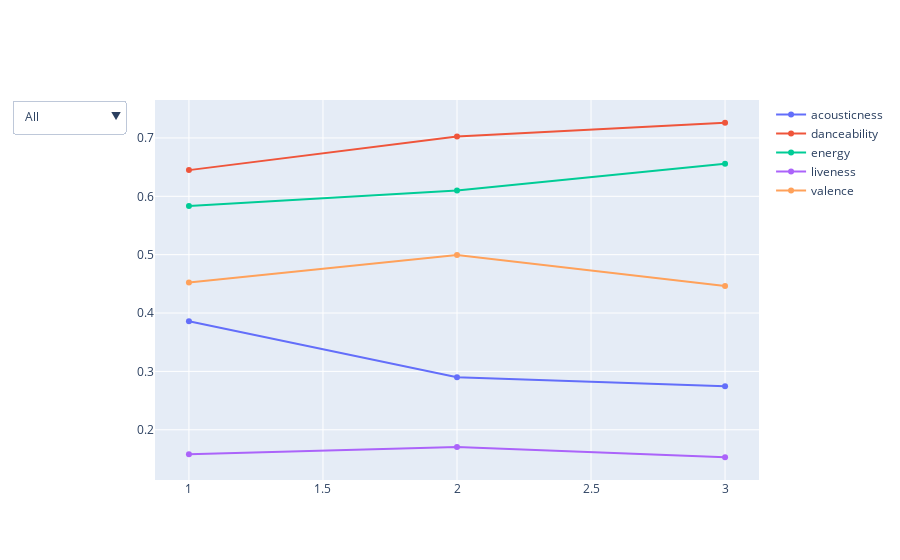

This figure's notebook cell:
### Code cell
# Interactive Chart of Audio Features

fig = go.Figure()

for column in low_audio_feat.columns.to_list():
    fig.add_trace(
        go.Scatter(
            x = low_audio_feat.index,
            y = low_audio_feat[column],
            name = column
        )
    )
    
fig.update_layout(
    updatemenus=[go.layout.Updatemenu(
        active=0,
        buttons=list(
            [dict(label = 'All',
                  method = 'update',
                  args = [{'visible': [True, True, True, True, True]},
                          {'title': 'All',
                           'showlegend':True}]),
             dict(label = 'Acousticness',
                  method = 'update',
                  args = [{'visible': [True, False, False, False, False]}, # the index of True aligns with the indices of plot traces
                          {'title': 'Acousticness',
                           'showlegend':True}]),
             dict(label = 'Danceability',
                  method = 'update',
                  args = [{'visible': [False, True, False, False, False]},
                          {'title': 'Danceability',
                           'showlegend':True}]),
             dict(label = 'Energy',
                  method = 'update',
                  args = [{'visible': [False, False, True, False, False]},
                          {'title': 'Energy',
                           'showlegend':True}]),
             dict(label = 'Liveness',
                  method = 'update',
                  args = [{'visible': [False, False, False, True, False]},
                          {'title': 'Liveness',
                           'showlegend':True}]),
            dict(label = 'Valence',
                  method = 'update',
                  args = [{'visible': [False, False, False, False, True]}, # the index of True aligns with the indices of plot traces
                          {'title': 'Valence',
                           'showlegend':True}]),
            ])
        )
    ])

fig.show()

### Figure 1 — Plotly figure (JSON) as saved in the notebook; plotly's stock layout.template omitted (floating-point values rounded to 4 significant figures)
{"data": [{"name": "acousticness", "type": "scatter", "x": [1, 2, 3], "y": [0.3857, 0.29, 0.2747]}, {"name": "danceability", "type": "scatter", "x": [1, 2, 3], "y": [0.6449, 0.7026, 0.7261]}, {"name": "energy", "type": "scatter", "x": [1, 2, 3], "y": [0.5833, 0.6099, 0.6557]}, {"name": "liveness", "type": "scatter", "x": [1, 2, 3], "y": [0.1579, 0.1703, 0.1529]}, {"name": "valence", "type": "scatter", "x": [1, 2, 3], "y": [0.4522, 0.4994, 0.4462]}], "layout": {"updatemenus": [{"active": 0, "buttons": [{"args": [{"visible": [true, true, true, true, true]}, {"showlegend": true, "title": "All"}], "label": "All", "method": "update"}, {"args": [{"visible": [true, false, false, false, false]}, {"showlegend": true, "title": "Acousticness"}], "label": "Acousticness", "method": "update"}, {"args": [{"visible": [false, true, false, false, false]}, {"showlegend": true, "title": "Danceability"}], "label": "Danceability", "method": "update"}, {"args": [{"visible": [false, false, true, false, false]}, {"showlegend": true, "title": "Energy"}], "label": "Energy", "method": "update"}, {"args": [{"visible": [false, false, false, true, false]}, {"showlegend": true, "title": "Liveness"}], "label": "Liveness", "method": "update"}, {"args": [{"visible": [false, false, false, false, true]}, {"showlegend": true, "title": "Valence"}], "label": "Valence", "method": "update"}]}]}}
